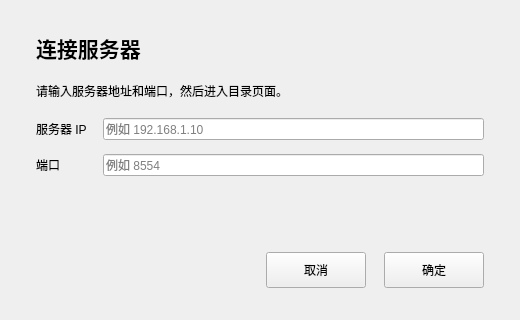
<?xml version="1.0" encoding="UTF-8"?>
<ui version="4.0">
 <class>EntryPage</class>
 <widget class="QWidget" name="EntryPage">
  <property name="geometry">
   <rect>
    <x>0</x>
    <y>0</y>
        <width>520</width>
        <height>320</height>
   </rect>
  </property>
  <property name="windowTitle">
   <string>入口</string>
  </property>
    <layout class="QVBoxLayout" name="verticalLayout">
     <property name="leftMargin">
        <number>36</number>
     </property>
     <property name="topMargin">
        <number>32</number>
     </property>
     <property name="rightMargin">
        <number>36</number>
     </property>
     <property name="bottomMargin">
        <number>32</number>
     </property>
     <property name="spacing">
        <number>18</number>
     </property>
     <item>
        <widget class="QLabel" name="titleLabel">
         <property name="font">
            <font>
             <pointsize>16</pointsize>
             <bold>true</bold>
            </font>
         </property>
         <property name="text">
            <string>连接服务器</string>
         </property>
        </widget>
     </item>
     <item>
        <widget class="QLabel" name="hintLabel">
         <property name="text">
            <string>请输入服务器地址和端口，然后进入目录页面。</string>
         </property>
         <property name="wordWrap">
            <bool>true</bool>
         </property>
        </widget>
     </item>
     <item>
        <layout class="QFormLayout" name="formLayout">
         <property name="horizontalSpacing">
            <number>16</number>
         </property>
         <property name="verticalSpacing">
            <number>14</number>
         </property>
         <item row="0" column="0">
            <widget class="QLabel" name="label">
             <property name="text">
                <string>服务器 IP</string>
             </property>
            </widget>
         </item>
         <item row="0" column="1">
            <widget class="QLineEdit" name="ipEdit">
             <property name="placeholderText">
                <string>例如 192.168.1.10</string>
             </property>
            </widget>
         </item>
         <item row="1" column="0">
            <widget class="QLabel" name="label_2">
             <property name="text">
                <string>端口</string>
             </property>
            </widget>
         </item>
         <item row="1" column="1">
            <widget class="QLineEdit" name="portEdit">
             <property name="placeholderText">
                <string>例如 8554</string>
             </property>
            </widget>
         </item>
        </layout>
     </item>
     <item>
        <spacer name="verticalSpacer">
         <property name="orientation">
            <enum>Qt::Vertical</enum>
         </property>
         <property name="sizeHint" stdset="0">
            <size>
             <width>20</width>
             <height>40</height>
            </size>
         </property>
        </spacer>
     </item>
     <item>
        <layout class="QHBoxLayout" name="horizontalLayout">
         <item>
            <spacer name="horizontalSpacer">
             <property name="orientation">
                <enum>Qt::Horizontal</enum>
             </property>
             <property name="sizeHint" stdset="0">
                <size>
                 <width>40</width>
                 <height>20</height>
                </size>
             </property>
            </spacer>
         </item>
         <item>
            <widget class="QPushButton" name="cancelButton">
             <property name="minimumSize">
                <size>
                 <width>100</width>
                 <height>36</height>
                </size>
             </property>
             <property name="text">
                <string>取消</string>
             </property>
            </widget>
         </item>
         <item>
            <widget class="QPushButton" name="confirmButton">
             <property name="minimumSize">
                <size>
                 <width>100</width>
                 <height>36</height>
                </size>
             </property>
             <property name="text">
                <string>确定</string>
             </property>
            </widget>
         </item>
        </layout>
     </item>
    </layout>
 </widget>
 <resources/>
 <connections/>
</ui>
